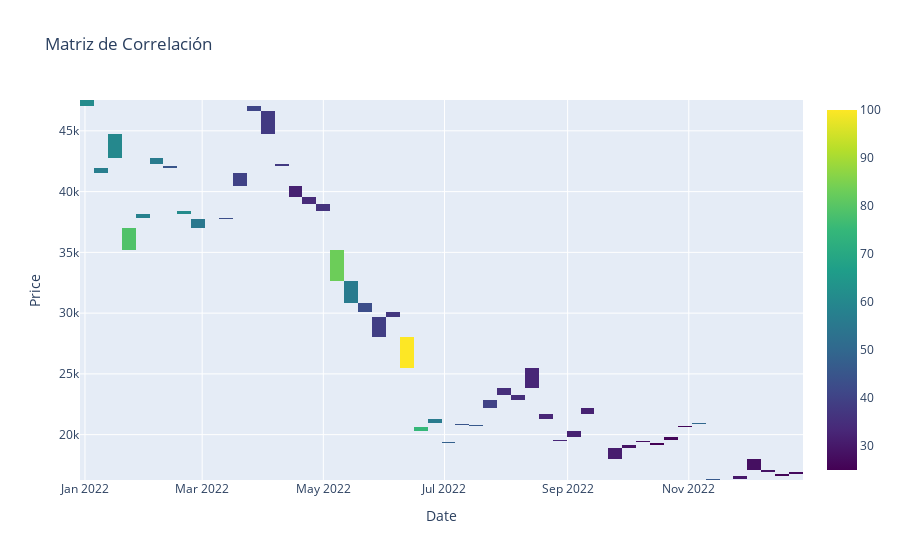

The notebook cell saved with this chart:
### Code cell
fig = go.Figure(data=go.Heatmap(z=mergePorYear["GoogleValues"],
                                x=mergePorYear.index,
                                y=mergePorYear["Price"],
                                colorscale='Viridis'))

# Agrega detalles adicionales a la figura
fig.update_layout(title='Matriz de Correlación',
                  xaxis_title='Date',
                  yaxis_title='Price')

# Muestra la figura
fig.show()
